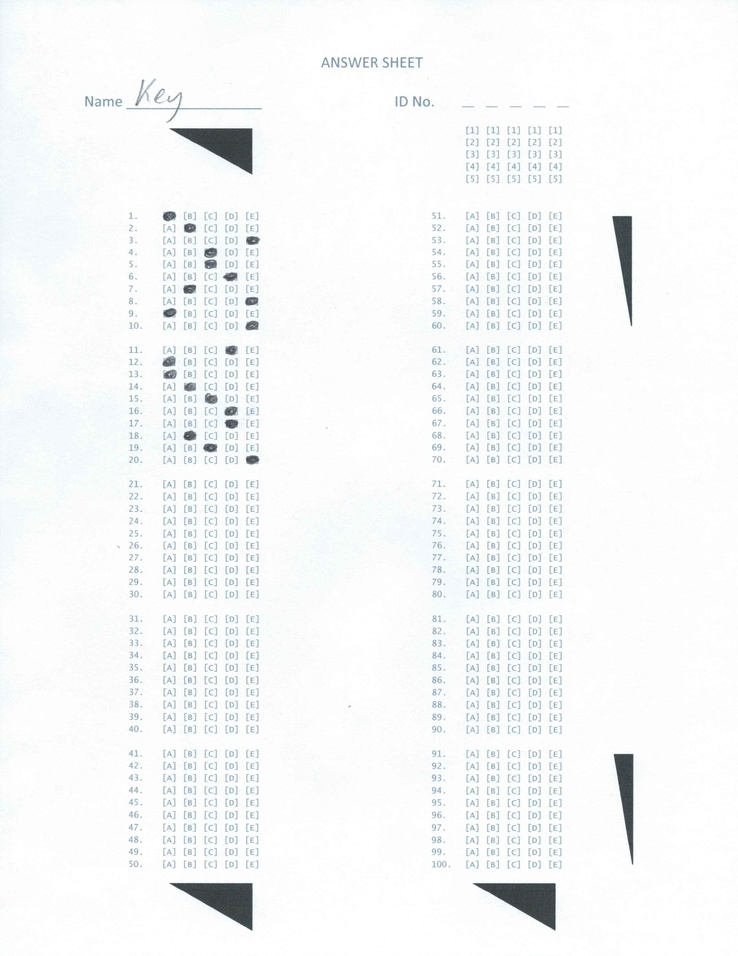
#> input picture input1/key.jpg, 738 x 956 px, shrunk from 2550 x 3300 before the run, found by its file name
$ python scantron.py   (older library calls are emulated)
#> lines starting #> are read from the running program, lines starting #| are printed output that depends on the picture; after the words box and inside, x2 and y2 are one past the last pixel; in counts of white or black regions, pixels touching at a corner belong together
import numpy as np
import sys
sys.path.append('/usr/local/lib/python3.4/site-packages')
import cv2
import os

# constants for current scantron version
NUM_PROB = 100
NUM_COL = 2
TEST_NUM_OPTIONS = 5
NUM_GAPS = 4
ID_LENGTH = 5
ID_NUM = 5
NUM_PROB_COL = NUM_PROB // NUM_COL
PROB_PER_GROUP = NUM_PROB_COL // (NUM_GAPS+1)

def x_low(tri):
    return min([tri[0][0], tri[1][0], tri[2][0]])


def x_high(tri):
    return max([tri[0][0], tri[1][0], tri[2][0]])


def y_low(tri):
    return min([tri[0][1], tri[1][1], tri[2][1]])


def y_high(tri):
    return max([tri[0][1], tri[1][1], tri[2][1]])


# [14 lines left out: function check_cell_old, not called in this run]


def check_cell(img, point, width):
    threshold = width*width*256.
    hw = width // 2
    spot = img[point[1]-hw:point[1]+hw, point[0]-hw:point[0]+hw]
    total_sum = sum(sum(x) for x in spot)
    #print (width, hw, total_sum)
    if total_sum / threshold < .8:
        return True
    else:
        return False

def minmax_xy(tri, xoy, mm):
    #  returns the index of the min, as opposed to min value
    trixy = [tri[0][xoy], tri[1][xoy], tri[2][xoy]]
    if mm == 'min':
        return tri[trixy.index(min(trixy))]
    if mm == 'max':
        return tri[trixy.index(max(trixy))]


# [81 lines left out: functions grade_test, read_ID, not called in this run]

def read_key(pfile):
    img, points, fullLength, fullWidth, cellWidth, length1, width1 = read_file(pfile)
    key = []
    # a = (cellWidth / 2-3) / 2 for plotting
    for problem in range(NUM_PROB):
        if problem<NUM_PROB_COL:
            startPoint = points[0] # first column
        else:
            startPoint = points[3] # second column
        gap_offset = (problem % NUM_PROB_COL) // PROB_PER_GROUP
        y = startPoint[1]+int(length1*(problem % (NUM_PROB_COL)+gap_offset))

        # y, xList = find_xy_spot(problem, points, startPoint)
        num_fill = 0
        for letter in range(5):
            x = startPoint[0]+int(width1*letter)
            filled = check_cell(img, (x, y), cellWidth)
            if filled:
                num_fill += 1
                if num_fill == 1: key = key+[letter]
#                cv2.rectangle(img, (x-a, y-a), (x+a, y+a), (255, 255, 255), thickness = 4)
#            else:
#                cv2.rectangle(img, (x-a, y-a), (x+a, y+a), (0, 0, 0), thickness = 4)
            if num_fill > 1:
                print ("error: more than 1 bubble marked on", problem+1)
        if num_fill == 0:
            #print ("Number of problems read in key:", problem)
            print("Number of problems read in key:", problem)
            break

# [4 lines of commented-out code are left out]
    return key


def read_file(pfile):
#> called with pfile = 'input2/key.jpg'
    img = cv2.imread(pfile)
#> img is the input picture: shape (956, 738, 3); mean B, G, R 248.2, 247.7, 246.2
    gray = cv2.imread(pfile, 0)
#> gray: shape (956, 738); min 51, max 255, mean 247.3
    dim = [len(img), len(img[1])]
#> dim = [956, 738]
    avg = sum(dim) // 2
#> avg = 847

    ret, thresh = cv2.threshold(gray, 127, 255, 1)
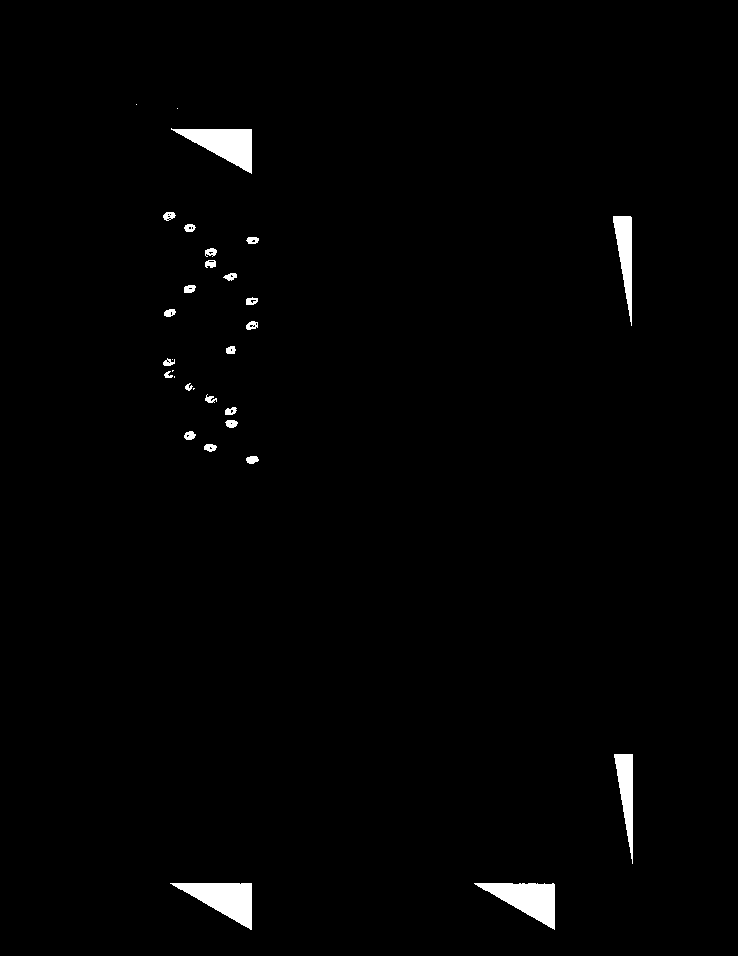
#> thresh: shape (956, 738); 1.3% white; 31 white regions (6 under 20 px)
    if cv2.__version__[0]=='3':
        _, contours, h = cv2.findContours(thresh, 1, 2)
    else:
        contours, h = cv2.findContours(thresh, 1, 2)
#> contours = 55 contours, 30 with area under 20; largest, box (x1, y1, x2, y2) and area: (170, 883, 252, 930) 1858, (474, 883, 555, 930) 1818, (171, 128, 252, 174) 1746, (613, 216, 632, 326) 996, (614, 754, 633, 864) 976; h = 55 rows, first 6: [1, -1, -1, -1], [2, 0, -1, -1], [3, 1, -1, -1], [4, 2, -1, -1], [5, 3, -1, -1], [6, 4, -1, -1]
    tris = []

    for cnt in contours:
        approx = cv2.approxPolyDP(cnt, 0.01*cv2.arcLength(cnt, True), True)
        if len(approx) == 3 and cv2.arcLength(cnt, True) > avg // 10:
            tris.append([list(approx[0][0]), list(approx[1][0]), list(approx[2][0])])
            cv2.drawContours(img, [cnt], 0, (0, 255, 0), -1)
#> this loop made 55 passes
#> approx on passes 1, 2, 3, 9, 16, 19, 21, 48, 50, 51, 53, 54: [[474, 883], [554, 929], [553, 883]], [[170, 883], [251, 929], [251, 883]], [[614, 754], [632, 863], [632, 754]], [[230, 423], [231, 422], [232, 423], [231, 424]], [[174, 376], [174, 377]], [[168, 362], [169, 361], [170, 362], [169, 363]], [[172, 359]], [[613, 216], [631, 325], [631, 217]], [[169, 214], [170, 213], [171, 214], [170, 215]], [[167, 214], [168, 213], [169, 214], [168, 215]], [[171, 128], [251, 173], [251, 129]], [[177, 108]]
#> (cnt, approx) on passes 14, 18: ([[193, 388], [193, 389], [194, 388]], [[194, 388], [193, 388], [193, 389]]), ([[172, 370], [172, 371], [173, 370]], [[173, 370], [172, 370], [172, 371]])
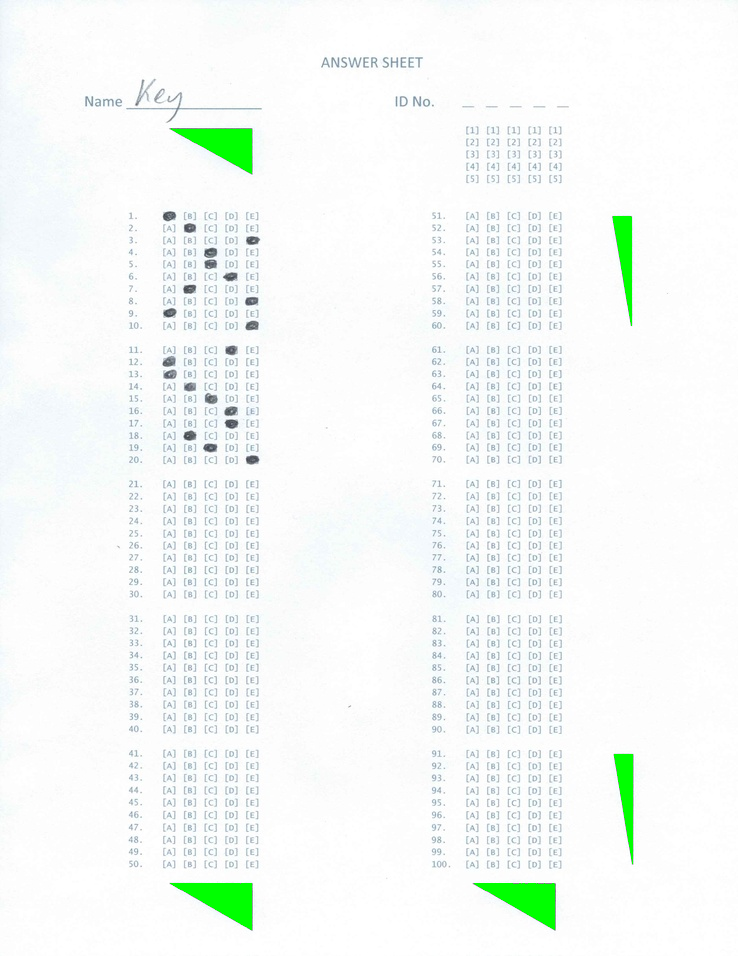
#> img: shape (956, 738, 3); 1.13% of pixels changed, all inside (x1, y1, x2, y2) = (170, 128, 633, 930)
#> after the loop, tris = [[[474, 883], [554, 929], [553, 883]], [[170, 883], [251, 929], [251, 883]], [[614, 754], [632, 863], [632, 754]], [[613, 216], [631, 325], [631, 217]], [[171, 128], [251, 173], [251, 129]]]

    if tris[0][0] > tris[1][0]:
        tris[:2] = [tris[1], tris[0]]

    # use triangles to determine rotation
    r1 = minmax_xy(tris[1], 0, 'min')
#> r1 = [474, 883]
    r2 = minmax_xy(tris[0], 0, 'min')
#> r2 = [170, 883]
    r3 = minmax_xy(tris[4], 0, 'min')
#> r3 = [171, 128]
    r4 = r1
#> r4 = [474, 883]
    r5 = [r3[0], r1[1]]
#> r5 = [171, 883]
    r6 = r3
#> r6 = [171, 128]

# rotate
    rows, cols, ch = img.shape
#> rows = 956; cols = 738; ch = 3
    pts1 = np.float32([r1, r2, r3])
#> pts1 = [[474, 883], [170, 883], [171, 128]]
    pts2 = np.float32([r4, r5, r6])
#> pts2 = [[474, 883], [171, 883], [171, 128]]
    M = cv2.getAffineTransform(pts1, pts2)
#> M = [[0.997, 0.00132, 0.394], [0, 1, 0]]
    img = cv2.warpAffine(img, M, (cols, rows))
    gray = cv2.warpAffine(gray, M, (cols, rows))

    ret, thresh = cv2.threshold(gray, 127, 255, 1)
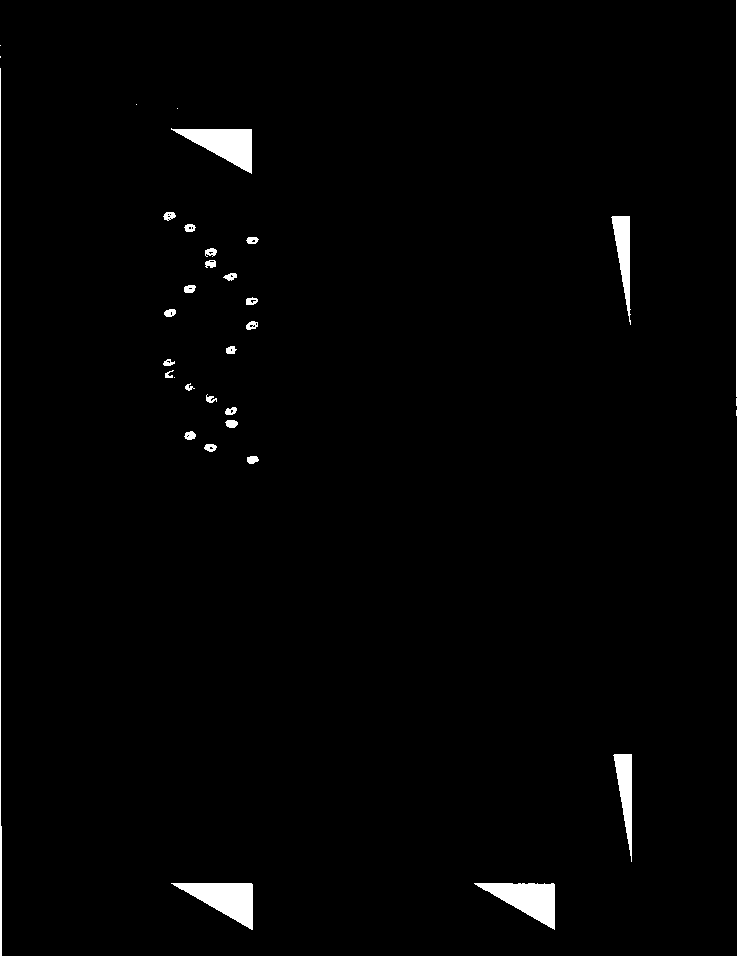
#> thresh: shape (956, 738); 1.6% white; 32 white regions (5 under 20 px)
    if cv2.__version__[0]=='3':
        _, contours, h = cv2.findContours(thresh, 1, 2)
    else:
        contours, h = cv2.findContours(thresh, 1, 2)
#> contours = 55 contours, 28 with area under 20; largest, box (x1, y1, x2, y2) and area: (171, 883, 253, 930) 1862, (474, 883, 555, 930) 1822, (171, 128, 252, 174) 1750, (613, 754, 632, 862) 922, (611, 216, 631, 325) 910
# find points
    ret, thresh = cv2.threshold(gray, 127, 255, 1)
    if cv2.__version__[0]=='3':
        _, contours, h = cv2.findContours(thresh, 1, 2)
    else:
        contours, h = cv2.findContours(thresh, 1, 2)
    tris = []
    for cnt in contours:
        approx = cv2.approxPolyDP(cnt, 0.01*cv2.arcLength(cnt, True), True)
        if len(approx) == 3 and cv2.arcLength(cnt, True) > avg / 10:
            tris.append([list(approx[0][0]), list(approx[1][0]), list(approx[2][0])])
            cv2.drawContours(img, [cnt], 0, (0, 255, 0), -1)
#> this loop made 55 passes
#> approx on passes 1, 2, 3, 7, 8, 15, 42, 43, 44, 46, 47, 49: [[474, 883], [554, 929], [553, 883]], [[171, 883], [252, 929], [251, 883]], [[614, 754], [631, 861], [631, 754]], [[186, 436], [187, 435], [188, 436], [187, 437]], [[187, 435], [188, 434], [189, 435], [188, 436]], [[174, 377]], [[167, 219], [168, 218], [169, 219], [168, 220]], [[169, 218], [170, 217], [171, 218], [170, 219]], [[612, 216], [630, 324], [629, 216]], [[169, 214], [170, 213], [171, 214], [170, 215]], [[167, 214], [168, 213], [169, 214], [168, 215]], [[171, 128], [251, 173], [251, 129]]
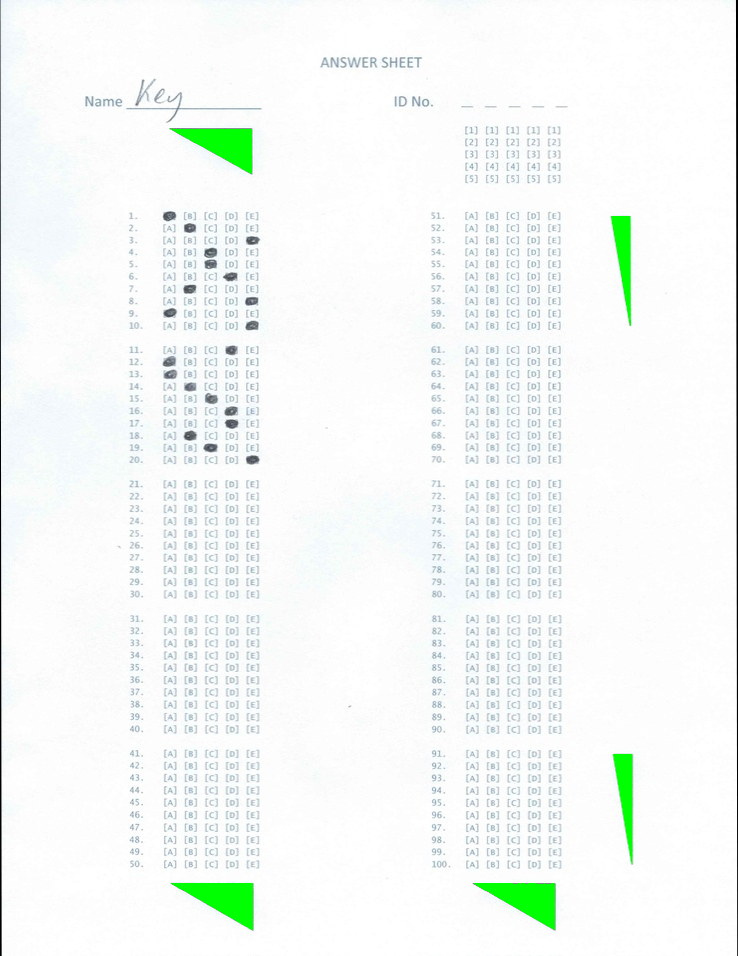
#> img: shape (956, 738, 3); mean B, G, R 246.5, 249, 244.7
#> after the loop, tris = [[[474, 883], [554, 929], [553, 883]], [[171, 883], [252, 929], [251, 883]], [[614, 754], [631, 861], [631, 754]], [[612, 216], [630, 324], [629, 216]], [[171, 128], [251, 173], [251, 129]]]

    if tris[0][0] > tris[1][0]:
        tris[:2] = [tris[1], tris[0]]

    p1 = [x_low(tris[4]), y_low(tris[3])]  # 1A
#> p1 = [171, 216]
    p2 = [p1[0], y_high(tris[2])]         # 1E
#> p2 = [171, 861]
    p3 = [x_high(tris[4]), p1[1]]          # 50A
#> p3 = [251, 216]

    p4 = [x_low(tris[1]), p1[1]]           # 51A
#> p4 = [474, 216]
    p5 = [p4[0], p2[1]]                    # 51E
#> p5 = [474, 861]
    p6 = [x_high(tris[1]), p1[1]]          # 100A
#> p6 = [554, 216]

    p7 = [x_low(tris[1]), y_low(tris[4])]  # ID11, top left
#> p7 = [474, 128]
    p8 = [p7[0], y_high(tris[4])]          # ID51, bottom left
#> p8 = [474, 173]
    p9 = [x_high(tris[1]), p8[1]]          # ID55, bottom right
#> p9 = [554, 173]

    points = [p1, p2, p3, p4, p5, p6, p7, p8, p9]
#> points = [[171, 216], [171, 861], [251, 216], [474, 216], [474, 861], [554, 216], [474, 128], [474, 173], [554, 173]]

    full_length = points[1][1]-points[0][1]
#> full_length = 645
    full_width = min(points[2][0]-points[0][0], points[8][0]-points[7][0])
#> full_width = 80
    cell_width = full_width*2 // (4*TEST_NUM_OPTIONS-4) # 16 for 5,
#> cell_width = 10
    length1 = float(full_length) / float(NUM_PROB_COL+NUM_GAPS-1)
#> length1 = 12.17
    width1 = float(full_width) / float(TEST_NUM_OPTIONS-1)
#> width1 = 20

    return gray, points, full_length, full_width, cell_width, length1, width1

def main():
    import time
    start_t = time.clock()
    print (start_t)
    folder = "input2"

    fkey = os.path.join(folder, "key.jpg")
    key = read_key(fkey)
#> in read_key, `img, points, fullLength, fullWidth, cellWidth, length1, width1 = read_..`: fullLength = 645; fullWidth = 80; cellWidth = 10; length1 = 12.17; width1 = 20
#> the loop in read_key, `for problem in range(NUM_PROB):` made 21 passes
#> y on passes 1 to 12: 216, 228, 240, 252, 264, 276, 289, 301, 313, 325, 349, 362
#> after the loop in read_key, `for problem in range(NUM_PROB):`: key = [0, 1, 4, 2, 2, 3, 1, 4, 0, 4, 3, 0, 0, 1, 2, 3, 3, 1, 2, 4]

    start_t = time.clock()
    print (start_t)

    for i in range(10000):
        fname = "%d.jpg" % i
        ftest = os.path.join(folder, fname)
        #print ftest, os.path.isfile(ftest)
        if not os.path.isfile(ftest):
            break
        grade_test(ftest, key)
    start_t = time.clock()
    print (start_t)
if __name__ ==  '__main__':
    main()

# cv2.circle(img, (x, y), 10, (0, 0, 255), thickness = cell_width / 2)
